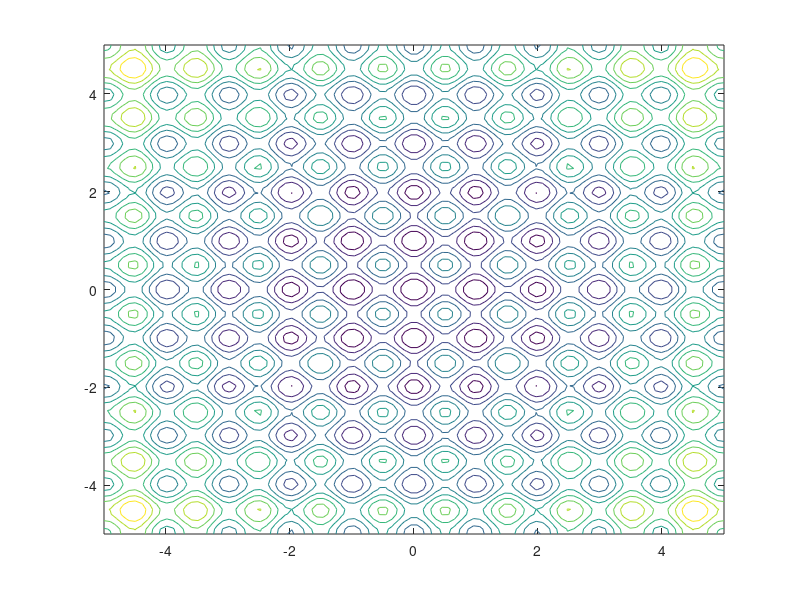

Reproduce this figure in MATLAB.
function rastriginsfcnSurf(numSamp,domLim)
% Oren Rosen
% The MathWorks
% 4/12/07


if(nargin < 2)
    domLim = 5;
end
if(nargin < 1)
    numSamp = 100;
end

x = linspace(-domLim,domLim,numSamp);
y = linspace(-domLim,domLim,numSamp);
[X,Y] = meshgrid(x,y);
domain = [X(:),Y(:)];
Z = rastriginsfcn(domain);
Z = reshape(Z,numSamp,numSamp);

contour(X,Y,Z);

